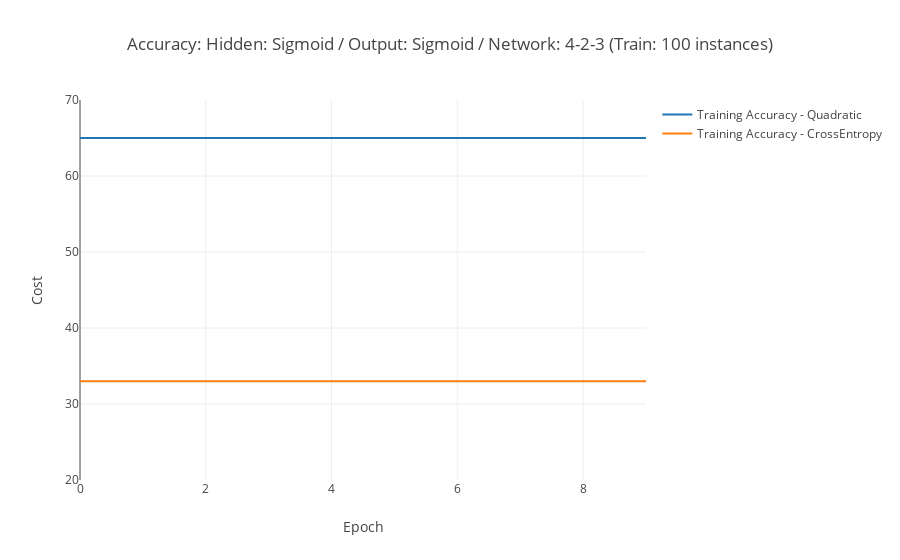

Source (notebook cell):
### Code cell
#Set up plotly data
trace0 = go.Scatter(
    x = epoch_lst,
    y = training_accuracy1,
    mode = 'lines',
    name = 'Training Accuracy - Quadratic'
)

trace1 = go.Scatter(
    x = epoch_lst,
    y = training_accuracy2,
    mode = 'lines',
    name = 'Training Accuracy - CrossEntropy'
)


data = [trace0, trace1]

# Edit the layout
layout = dict(title = 'Accuracy: Hidden: Sigmoid / Output: Sigmoid / Network: 4-2-3 (Train: 100 instances)',
              xaxis = dict(title = 'Epoch'),
              yaxis = dict(title = 'Cost', range=[20, 70]),
              )

#Plot 
fig = go.Figure(data=data, layout=layout)
iplot(fig)

### Figure 1 — Plotly figure (JSON) as saved in the notebook; plotly's stock layout.template omitted (floating-point values rounded to 4 significant figures)
{"data": [{"mode": "lines", "name": "Training Accuracy - Quadratic", "type": "scatter", "uid": "62a12806-d347-11e8-a5e8-a820660c6deb", "x": [0, 1, 2, 3, 4, 5, 6, 7, 8, 9], "y": [65, 65, 65, 65, 65, 65, 65, 65, 65, 65]}, {"mode": "lines", "name": "Training Accuracy - CrossEntropy", "type": "scatter", "uid": "62a12b4c-d347-11e8-a57a-a820660c6deb", "x": [0, 1, 2, 3, 4, 5, 6, 7, 8, 9], "y": [33, 33, 33, 33, 33, 33, 33, 33, 33, 33]}], "layout": {"title": "Accuracy: Hidden: Sigmoid / Output: Sigmoid / Network: 4-2-3 (Train: 100 instances)", "xaxis": {"title": "Epoch"}, "yaxis": {"range": [20, 70], "title": "Cost"}}}
